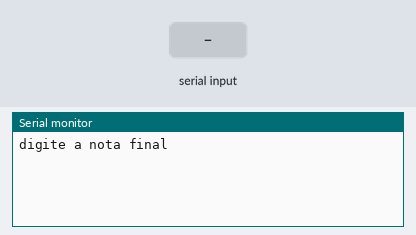
Recording of a sketch running on a simulated Arduino Uno, built with avr-gcc and run on an emulated ATmega328P. On the bench: the last lines printed to the serial monitor. The inputs (shaded band) are chosen by the test bench.

Above: at 1.2 s.
1.3 s: "90,45\n" received over Serial
At 2.1 s:
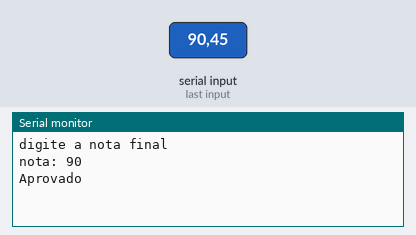
2.8 s: "30,150\n" received over Serial
At 4.1 s:
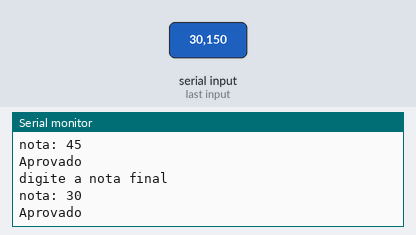
Timing chart, 0 to 5.8 s (numbered marks = the images above; inputs shaded):
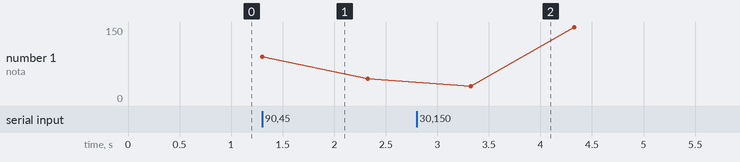

Measured:
- after the input at 1.3 s, the serial monitor: prints a new line at once (image 1)
- after the input at 2.8 s, the serial monitor: prints a new line after 0.53 s (image 2)

The sketch:

brave_luulia_amur1.ino
```cpp
// C++ code
//
int nota = 0;

void setup()
{
  Serial.begin(9600);
}

void loop()
{
  //entrada
  Serial.println ("digite a nota final");//mostra a mensagem na tela
  while( !Serial.available() );//espera o usuario dar <Enter>
  nota = Serial.parseInt();//
  Serial.println("nota: " + String(nota));

  if( nota >= 6 ){//se tornar verdadeiro - losango sim
    Serial.println("Aprovado");
  } else {//falso - losango nao
    Serial.println("Reprovado");
  }
  delay(1000); // Wait for 1000 millisecond(s)
}
```
